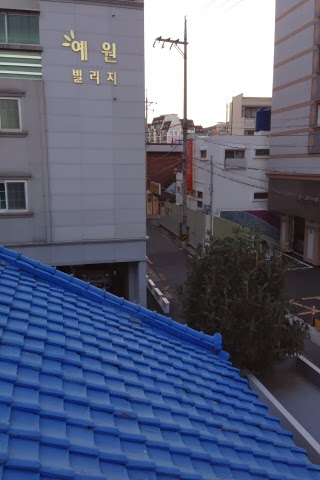
#> input picture hw3/data/S1.jpg, 320 x 480 px
$ python main.py
#> lines starting #> are read from the running program, lines starting #| are printed output that depends on the picture; after the words box and inside, x2 and y2 are one past the last pixel; in counts of white or black regions, pixels touching at a corner belong together
### hw3/matcher.py
import numpy as np
import matplotlib.pyplot as plt
import cv2

class DMatch():
    def __init__(self, queryIdx, trainIdx, distance):
        self.queryIdx = queryIdx
        self.trainIdx = trainIdx
        self.distance = distance

def knnMatch(des1, des2):
    dmatch_list = []
    for i in range(len(des1)):
        distance_list = []
        idx_list = []
        for j in range(len(des2)):
            distance = np.sqrt(np.sum(np.square(des1[i] - des2[j])))
            # distance = np.linalg.norm(des1[i] - des2[j])
            distance_list.append(distance)
            idx_list.append(j)

        idx_list = np.argsort(np.asarray(distance_list))
        distance_list = np.sort(np.asarray(distance_list))

        match1 = DMatch(i, idx_list[0], distance_list[0])
        match2 = DMatch(i, idx_list[1], distance_list[1])
        dmatch_list.append([match1, match2])

    return dmatch_list

def showMatching(img1, img2, src_pts, dst_pts):
    output = np.concatenate((img1, img2), axis=1)
    color = (255,0,0)
    h1, w1, c1 = img1.shape
    for i in range(len(src_pts)):
        x1 = int(src_pts[i][0])
        y1 = int(src_pts[i][1])
        cv2.circle(output, (x1, y1), 7, color, 1)

        x2 = w1 + int(dst_pts[i][0])
        y2 = int(dst_pts[i][1])
        cv2.circle(output, (x2, y2), 7, color, 1)

        # (y-y1) / (y2-y1) - (x-x1) / (x2-x1)
        for x in range(x1, x2):
            y = y1 + ((x-x1)/(x2-x1)*(y2-y1))
            output[int(y), x] = color
        #cv2.line(result, (x1,y1), (x2, y2), color, 1)

    # output = (((output - output.min()) / (output.max() - output.min())) * 255).astype(np.uint8)
    plt.imsave('result/feature matching.png', output)


### hw3/main.py
import cv2
import matplotlib.pyplot as plt
import numpy as np
from ransac import *
from matcher import *

def showKeypoints(keypoints1, keypoints2):
    localization_keypoint1 = cv2.drawKeypoints(img1, keypoints1, np.array([]), (255,0,0))
    localization_keypoint2 = cv2.drawKeypoints(img2, keypoints2, np.array([]), (255,0,0))
    plt.subplot(1,2,1)
    plt.title('img1 keypoints')
    plt.imshow(localization_keypoint1)
    plt.subplot(1,2,2)
    plt.title('img2 keypoints')
    plt.imshow(localization_keypoint2)
    plt.savefig('keypoints.png')

if __name__ == '__main__':
    # rgb_img1 = cv2.imread('data/1.jpg')
    # rgb_img2 = cv2.imread('data/2.jpg')
    rgb_img1 = cv2.imread('data/S1.jpg')
#> rgb_img1 is the input picture: shape (480, 320, 3); mean B, G, R 121.5, 96.9, 89.6
    rgb_img2 = cv2.imread('data/S2.jpg')
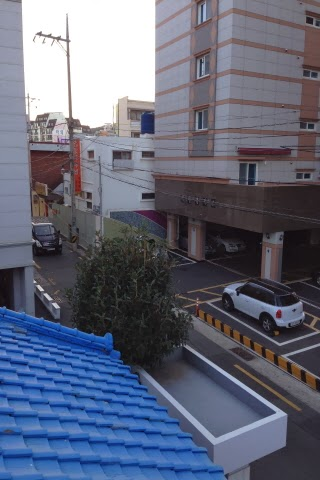
#> input picture hw3/data/S2.jpg, 320 x 480 px
#> rgb_img2 is the input picture: shape (480, 320, 3); mean B, G, R 121.4, 102.9, 97.7
    # rgb_img1 = cv2.imread('data/hill1.JPG')
    # rgb_img2 = cv2.imread('data/hill2.JPG')

    img1 = cv2.cvtColor(rgb_img1, cv2.COLOR_BGR2GRAY)
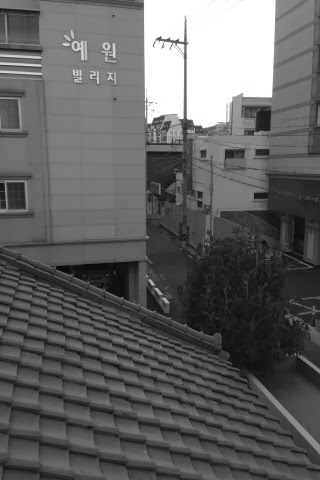
#> img1: shape (480, 320); min 6, max 255, mean 97.5
    img2 = cv2.cvtColor(rgb_img2, cv2.COLOR_BGR2GRAY)
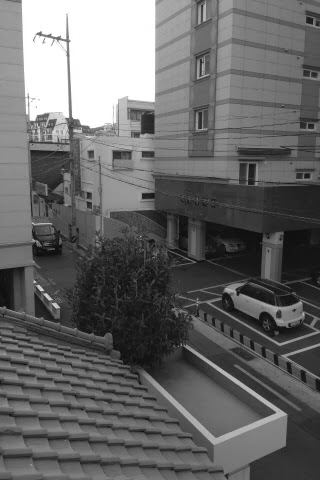
#> img2: shape (480, 320); min 8, max 255, mean 103.4
    rgb_img1 = cv2.cvtColor(rgb_img1, cv2.COLOR_BGR2RGB)
    rgb_img2 = cv2.cvtColor(rgb_img2, cv2.COLOR_BGR2RGB)

    sift = cv2.SIFT_create()
    keypoints1, descriptors1 = sift.detectAndCompute(img1,None)
#> keypoints1 = 958 keypoints; strongest (x, y, size): (168, 40, 2.7), (177, 41, 3.1), (185, 43, 3.4), (185, 57, 2.5)
    keypoints2, descriptors2 = sift.detectAndCompute(img2,None)
#> keypoints2 = 1020 keypoints; strongest (x, y, size): (40, 34, 3.1), (41, 289, 2.6), (58, 38, 3.1), (46, 295, 2.7)
    # showKeypoints(keypoints1, keypoints2)

    matches = knnMatch(descriptors1, descriptors2)
#> the loop in knnMatch, `for i in range(len(des1)):` made 958 passes
#> after the loop in knnMatch, `for i in range(len(des1)):`: dmatch_list = 958 matches
#> matches = 958 matches
    good_matches = []
    for m,n in matches:
        # print(m.distance)
        if m.distance < 0.5 * n.distance:
            good_matches.append(m)
#> after the loop, good_matches = 137 matches

    src_pts = []
    dst_pts = []
    for match in good_matches:
        src_pts.append(keypoints1[match.queryIdx].pt)
        dst_pts.append(keypoints2[match.trainIdx].pt)
#> this loop made 137 passes
#> after the loop, dst_pts = 137 pairs, first value 19.43 to 190.5, second value 36.39 to 443.7; src_pts = 137 pairs, first value 63.04 to 306.8, second value 38.58 to 457.7

    showMatching(rgb_img1, rgb_img2, src_pts, dst_pts)
#> in showMatching, `output = np.concatenate((img1, img2), axis=1)`:
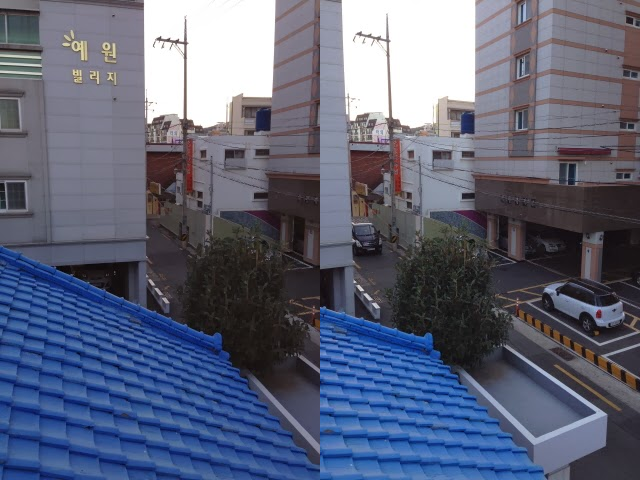
#> output: shape (480, 640, 3); mean R, G, B 93.7, 99.9, 121.4
#> the loop in showMatching, `for i in range(len(src_pts)):` made 137 passes
#> (x1, y1, x2, y2) on passes 1 to 12: (63, 349, 339, 387), (134, 264, 340, 269), (139, 102, 339, 97), (146, 390, 352, 402), (147, 143, 350, 141), (148, 191, 353, 192), (149, 340, 355, 349), (149, 153, 353, 152), (152, 134, 356, 132), (152, 301, 361, 307), (152, 283, 361, 289), (153, 338, 360, 346)
#> after the loop in showMatching, `for i in range(len(src_pts)):`:
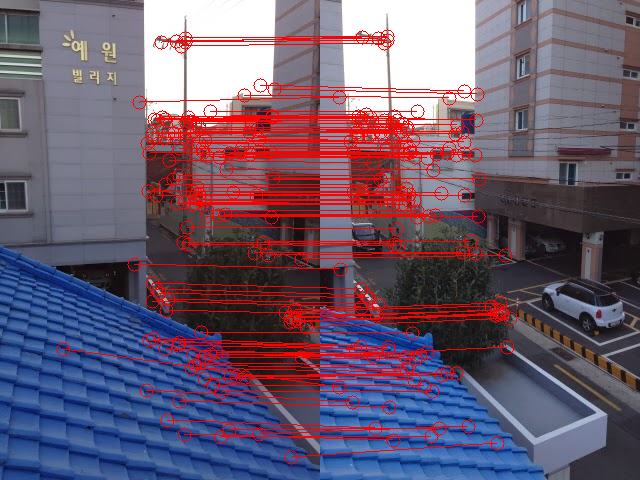
#> output: shape (480, 640, 3); 9.29% of pixels changed, all inside (x1, y1, x2, y2) = (56, 29, 518, 465)

    # H = RANSAC(keypoints1, keypoints2, good_matches, 500)
